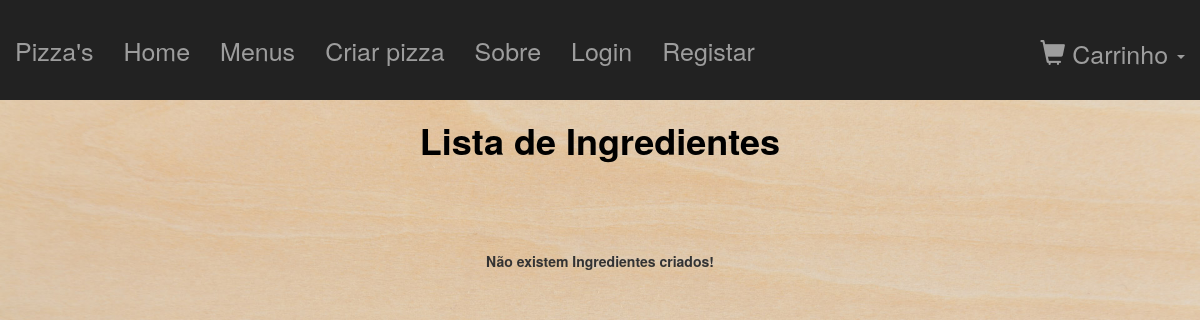
Page /pages/listaIngredientes.php on the earlier database version.
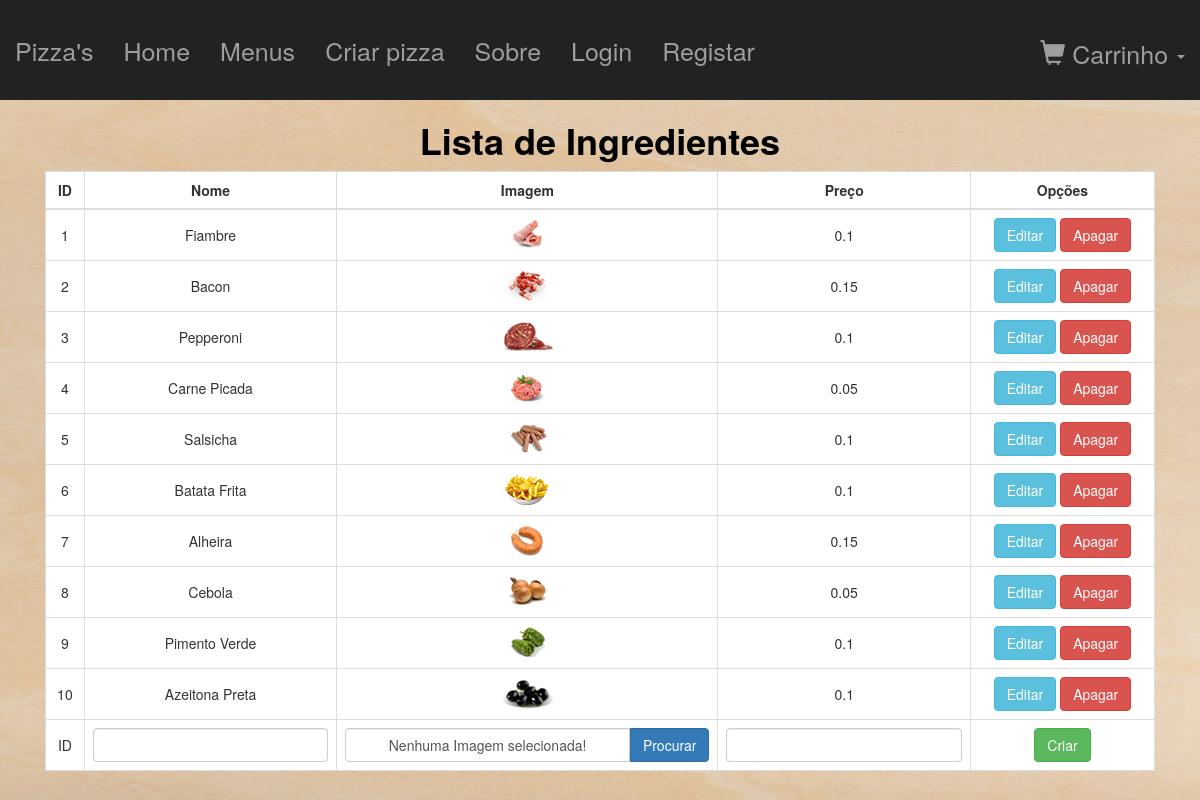
Same page on the later database version.
### tables this page shows
CREATE TABLE IF NOT EXISTS `ingredientePizza` (
  `ID` int(11) NOT NULL COMMENT 'ID do ingrediente da pizza',
  `nome` varchar(50) NOT NULL COMMENT 'Nome do ingrediente da pizza',
  `imagem` varchar(535) NOT NULL COMMENT 'Caminho da imagem do ingrediente da pizza',
  `preco` float NOT NULL COMMENT 'Preço do ingrediente da pizza'
);

### pages/listaIngredientes.php (the view, shortened to what this page needs)
<?php
    require_once('../php/bd.php');
?>
<?php
    require_once './partials/header2.php';
    $sql='SELECT * FROM ingredientePizza;';
    $result = $PDO->query($sql);
    $listaIngredientes = $result->fetchAll();
?>
<div class="container marTop">
    <div class="col-md-12 text-center">
        <h1 class="text-center"><b>Lista de Ingredientes</b></h1>
        <?php if(empty($listaIngredientes)){
            echo '<br><br><br><br><b>Não existem Ingredientes criados!</b>';
        }else{ ?>
            <table class="table table-bordered table-hover tabelaMinhasPizzas" style="background-color: white;">
                <thead>
                <tr>
                    <th class="text-center">ID</th>
                    <th class="text-center">Nome</th>
                    <th class="text-center">Imagem</th>
                    <th class="text-center">Preço</th>
                    <th class="text-center">Opções</th>
                </tr>
                </thead>
                <tbody>
                    <?php
                        foreach($listaIngredientes as $ingrediente){ ?>
                            <tr>
                                <td><?=$ingrediente['ID']?></td>
                                <td><?=$ingrediente['nome']?></td>
                                <td><img src="<?=$ingrediente['imagem']?>" alt="<?=$ingrediente['nome']?>"></td>
                                <td><?=$ingrediente['preco']?></td>
                                <td><a href="../pages/editarIngrediente.php?id=<?=$ingrediente['ID']?>" class="btn btn-info">Editar</a> <a href="../php/removerIngredienteBD.php?id=<?=$ingrediente['ID']?>" class="btn btn-danger">Apagar</a></td>
                            </tr>
                    <?php } ?>
                    <form action="../php/criarIngredienteBD.php" method="post" enctype="multipart/form-data">
                        <tr>
                            <td>ID</td>
                            <td><input type="text" class="form-control" id="inputNome" name="inputNome" required></td>
                            <td>
                                <div class="input-group input-file">
                                    <div class="form-control">Nenhuma Imagem selecionada!</div>
                                    <span class="input-group-addon">
                                        <a class='btn btn-primary' href='javascript:'>Procurar
                                        </a>
                                  </span>
                                </div>
                            </td>
                            <td><input type="number" class="form-control" id="inputPreco" name="inputPreco" step="0.01" required></td>
                            <td><button type="submit" class="btn btn-success">Criar</button></td>
                        </tr>
                    </form>
                </tbody>
            </table>
        <?php } ?>
    </div>
</div>

Differences in the rows shown:
added ingredientepizza: ID "1", nome "Fiambre", imagem (picture), preco "0.1"
added ingredientepizza: ID "2", nome "Bacon", imagem (picture), preco "0.15"
added ingredientepizza: ID "3", nome "Pepperoni", imagem (picture), preco "0.1"
added ingredientepizza: ID "4", nome "Carne Picada", imagem (picture), preco "0.05"
added ingredientepizza: ID "5", nome "Salsicha", imagem (picture), preco "0.1"
added ingredientepizza: ID "6", nome "Batata Frita", imagem (picture), preco "0.1"
added ingredientepizza: ID "7", nome "Alheira", imagem (picture), preco "0.15"
added ingredientepizza: ID "8", nome "Cebola", imagem (picture), preco "0.05"
added ingredientepizza: ID "9", nome "Pimento Verde", imagem (picture), preco "0.1"
added ingredientepizza: ID "10", nome "Azeitona Preta", imagem (picture), preco "0.1"
Other differences:
text no longer shown: "Não existem Ingredientes criados!"
text now shown: "ID Nome Imagem Preço Opções ID Nenhuma Imagem selecionada! Procurar Criar"
